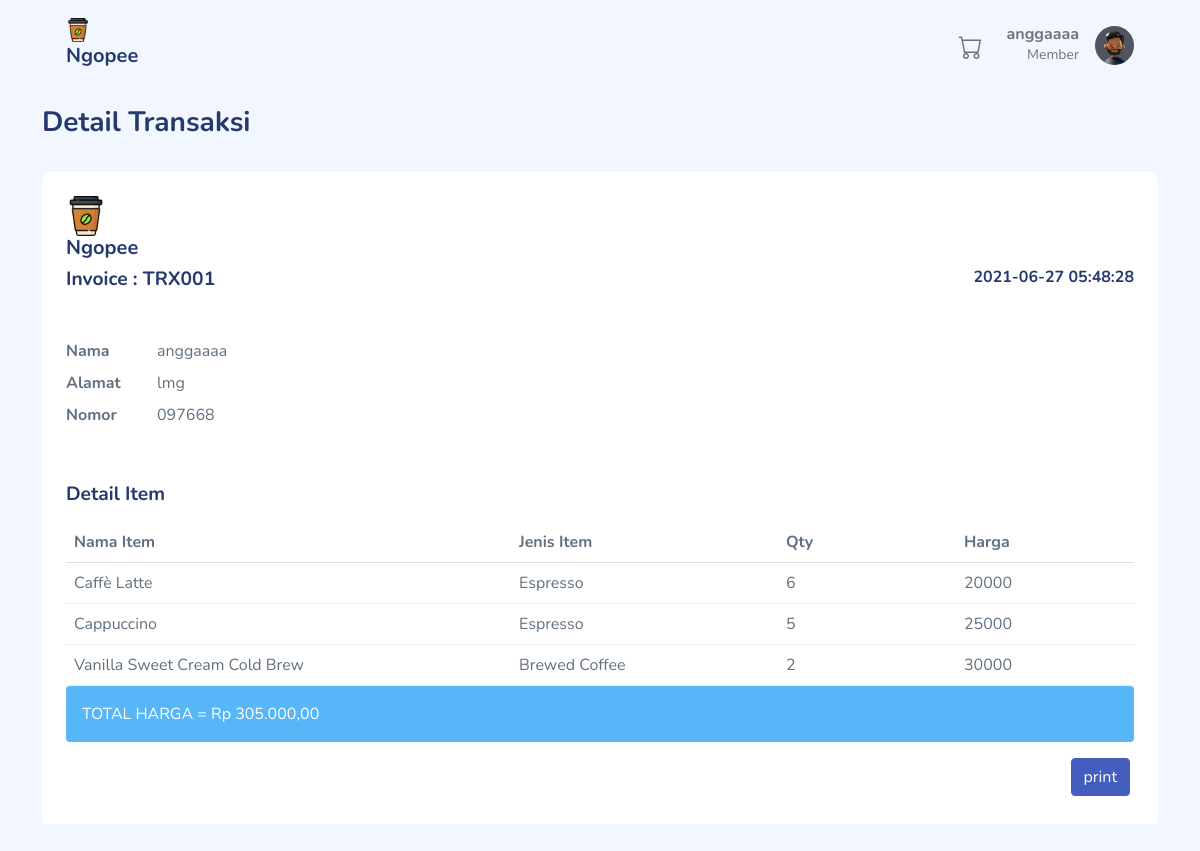
The app's page /index.php?page=pelanggan&aksi=detailTransaksi&id=TRX001 (signed in) with its own data.
### tables this page shows
CREATE TABLE `transaksi` (
  `transaksi_id` char(6) NOT NULL,
  `pembeli_id` int(11) DEFAULT NULL,
  `kurir_id` int(11) DEFAULT NULL,
  `pembayaran_id` char(6) DEFAULT NULL,
  `admin_id` int(11) NOT NULL,
  `status_id` int(11) DEFAULT NULL,
  `transaksi_tgl` datetime DEFAULT NULL
);

CREATE TABLE `user` (
  `user_id` int(11) NOT NULL,
  `role_id` char(1) DEFAULT NULL,
  `user_nama` varchar(100) DEFAULT NULL,
  `user_alamat` varchar(255) DEFAULT NULL,
  `user_email` varchar(50) DEFAULT NULL,
  `user_password` varchar(50) DEFAULT NULL,
  `user_notelp` varchar(13) DEFAULT NULL
);

CREATE TABLE `detail_transaksi` (
  `kopi_id` char(5) NOT NULL,
  `transaksi_id` char(6) NOT NULL,
  `qty` int(11) DEFAULT NULL
);

CREATE TABLE `kopi` (
  `kopi_id` char(5) NOT NULL,
  `jenisproduk_id` int(11) DEFAULT NULL,
  `kopi_nama` varchar(100) DEFAULT NULL,
  `kopi_harga` int(11) DEFAULT NULL,
  `kopi_gambar` varchar(255) DEFAULT NULL,
  `kopi_keterangan` varchar(200) DEFAULT NULL
);

CREATE TABLE `jenis_produk` (
  `jenisproduk_id` int(11) NOT NULL,
  `jenisproduk_nama` varchar(255) DEFAULT NULL
);

### Controller/PelangganController.php (called while the page is built, shortened)
<?php
class PelangganController
{
    private $model;
    public function __construct()
    {
        $this->model = new PelangganModel();
    }
    public function detailRiwayatTransaksi()
    {
        $id = $_GET['id'];
        $data = $this->model->getDetailRiwayatTransaksi($id);
        extract($data);
        $user = $this->model->getUserByTransaksi($id);
        extract($user);
        require_once("View/pelanggan/detail_transaksi.php");
    }
}

### Koneksi.php (called while the page is built)
<?php
function koneksi()
{
    $db_host = "localhost";
    $db_user = "root";
    $db_password = "";
    $db_database = "db_ngopee";
    try {
        return new mysqli($db_host,$db_user,$db_password,$db_database);
    } catch (exception $e) {
        echo "Terjadi kesalahan koneksi database";
    }
}

### Model/PelangganModel.php (called while the page is built, shortened)
<?php
class PelangganModel
{
    public function getDetailRiwayatTransaksi($idtrx)
    {
        $sql = "SELECT dt.kopi_id,kp.kopi_nama,dt.qty,dt.transaksi_id,
                kp.kopi_harga,jp.jenisproduk_nama FROM detail_transaksi dt
            JOIN kopi kp on kp.kopi_id = dt.kopi_id
            JOIN transaksi tr on tr.transaksi_id = dt.transaksi_id
            JOIN jenis_produk jp on jp.jenisproduk_id = kp.jenisproduk_id
            where dt.transaksi_id = '$idtrx'
            AND tr.status_id > 0";
        $query = koneksi()->query($sql);
        $cart = [];
        while ($data = $query->fetch_assoc()) {
            $cart[] = $data;
        }
        return $cart;
    }
    public function getUserByTransaksi($idtrx)
    {
        $sql = "SELECT us.user_nama, us.user_alamat, us.user_notelp,
                tr.transaksi_id, tr.transaksi_tgl
                from transaksi tr
                JOIN user us ON tr.pembeli_id = us.user_id
                Where tr.transaksi_id = '$idtrx'";
        $query = koneksi()->query($sql);
        return $query->fetch_assoc();
    }
}

### Model/kode.php (called while the page is built, shortened)
<?php
    function formatRupiah($harga)
    {
    $formating = "Rp " . number_format($harga, 2, ',', '.');
    return $formating;
    }

### View/pelanggan/detail_transaksi.php (the view, shortened to what this page needs)
<!DOCTYPE html>
<html lang="en">
<head>
    <link rel="stylesheet" href="assets/css/bootstrap.css">
    <link rel="stylesheet" href="assets/vendors/bootstrap-icons/bootstrap-icons.css">
    <link rel="stylesheet" href="assets/css/app.css">
    <link rel="stylesheet" href="assets/css/print.css" type="text/css" media="print" />
</head>
<body>
    <div class="container">
        <div class="page-heading">
            <h3>Detail Transaksi</h3>
        </div>
        <div class="page-content">
            <section class="section">
                <div class="row" id="table-hover-row">
                    <div class="col-12">
                        <div class="card">
                            <div class="card-header">
                                <div>
                                    <img src="assets/images/logo/icon.png" width="40" height="40">
                                    <h5>Ngopee</h5>
                                </div>
                                <h6 class="float-end"><?= $user['transaksi_tgl'] ?></h6>
                                <h4 class="card-title mb-5">Invoice : <?= $user['transaksi_id'] ?></h4>
                                <dl class="row mb-10">
                                    <dt class="col-sm-1">Nama</dt>
                                    <dd class="col-sm-11"><?= $user['user_nama'] ?></dd>
                                    <dt class="col-sm-1">Alamat</dt>
                                    <dd class="col-sm-11"><?= $user['user_alamat'] ?></dd>
                                    <dt class="col-sm-1">Nomor</dt>
                                    <dd class="col-sm-11"><?= $user['user_notelp'] ?></dd>
                                </dl>
                                <h4 class="card-highlighted mb-3">Detail Item</h4>
                                <div class="table-responsive">
                                    <table class="table table-hover mb-0">
                                        <thead>
                                            <tr>
                                                <th class="col-5">Nama Item</th>
                                                <th class="col-3">Jenis Item</th>
                                                <th class="col-2">Qty</th>
                                                <th class="col-2">Harga</th>
                                            </tr>
                                        </thead>
                                        <tbody>
                                            <?php foreach ($data as $row) : ?>
                                                <tr>
                                                    <td class="text-bold-500"><?= $row['kopi_nama'] ?></td>
                                                    <td class="text-bold-500"><?= $row['jenisproduk_nama'] ?></td>
                                                    <td class="text-bold-500"><?= $row['qty'] ?></td>
                                                    <td class="text-bold-500"><?= $row['kopi_harga'] ?></td>
                                                </tr>
                                            <?php endforeach; ?>
                                        </tbody>
                                    </table>
                                    <?php if (!empty($data)) : ?>
                                        <div class="alert alert-info">
                                            TOTAL HARGA =
                                            <?php
                                            $harga = 0;
                                            foreach ($data as $row) {
                                                $harga += $row['kopi_harga'] * $row['qty'];
                                            } ?>
                                            <?= formatRupiah($harga) ?>
                                        <?php else : ?>
                                        <?php endif; ?>
                                        </div>
                                        <div class="col-12 d-flex justify-content-end">
                                            <button onclick="window.print();" class=" btn btn-primary me-1 mb-1" id="print-btn">print</button>
                                        </div>
                                </div>
                            </div>
                        </div>
                    </div>
                </div>
            </section>
        </div>
    </div>
</body>
</html>

### assets/css/app.css (style rules this page uses)
.alert { border:none }
.alert-info { background-color:#56b6f7;color:#fff }
.btn.btn-danger,.btn.btn-info,.btn.btn-primary,.btn.btn-secondary,.btn.btn-success,.btn.btn-warning { color:#fff }
.card { margin-bottom:2.2rem;border:none }
.card .card-header { border:none }
.card .card-header h4 { font-size:1.2rem;font-weight:700 }
.card .card-title { font-size:1.2rem }
.dataTable-table td,.dataTable-table thead th,.table td,.table thead th { vertical-align:middle }
.dataTable-table:not(.table-borderless) thead th,.table:not(.table-borderless) thead th { border-bottom:1px solid #dedede!important }
.page-heading { margin:0 0 2rem }
.page-heading h3 { font-weight:700 }
.mb-10,.my-10 { margin-bottom:3rem }

### assets/css/print.css (style rules this page uses)
* { -webkit-print-color-adjust: exact !important; color-adjust: exact !important; }
.page-heading { display: none; visibility: hidden; }
#print-btn { display: none; visibility: hidden; }

### records on screen
transaksi: transaksi_tgl "2021-06-27 05:48:28", transaksi_id "TRX001", user.user_nama "anggaaaa", user.user_alamat "lmg", user.user_notelp "097668"
detail_transaksi: kopi.kopi_nama "Caffè Latte", jenis_produk.jenisproduk_nama "Espresso", qty "6", kopi.kopi_harga "20000"
detail_transaksi: kopi.kopi_nama "Cappuccino", jenis_produk.jenisproduk_nama "Espresso", qty "5", kopi.kopi_harga "25000"
detail_transaksi: kopi.kopi_nama "Vanilla Sweet Cream Cold Brew", jenis_produk.jenisproduk_nama "Brewed Coffee", qty "2", kopi.kopi_harga "30000"

### other values on screen
$_SESSION['B']['user_nama'] "anggaaaa"
formatRupiah($harga) "Rp 305.000,00"
